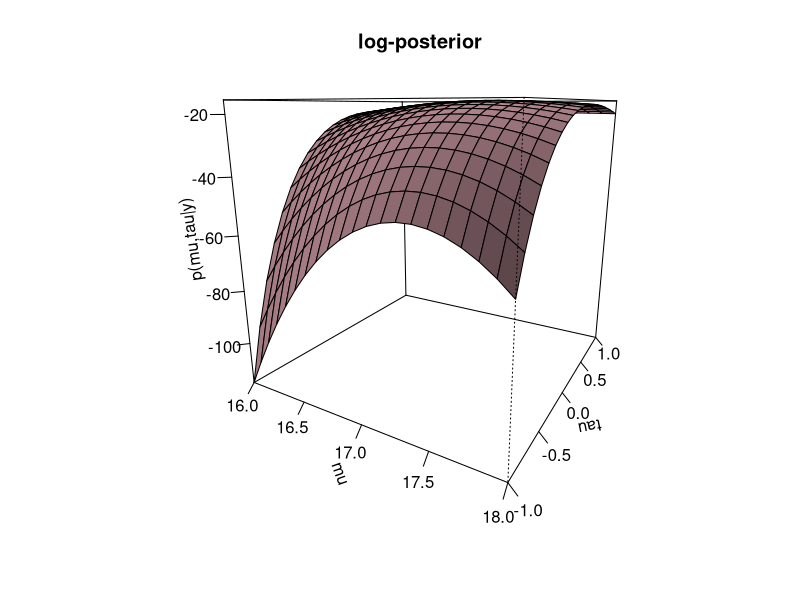
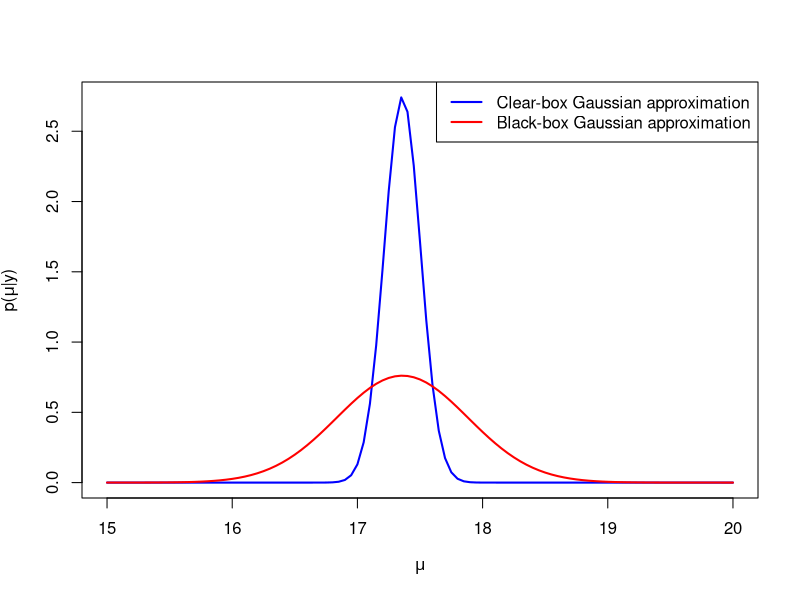
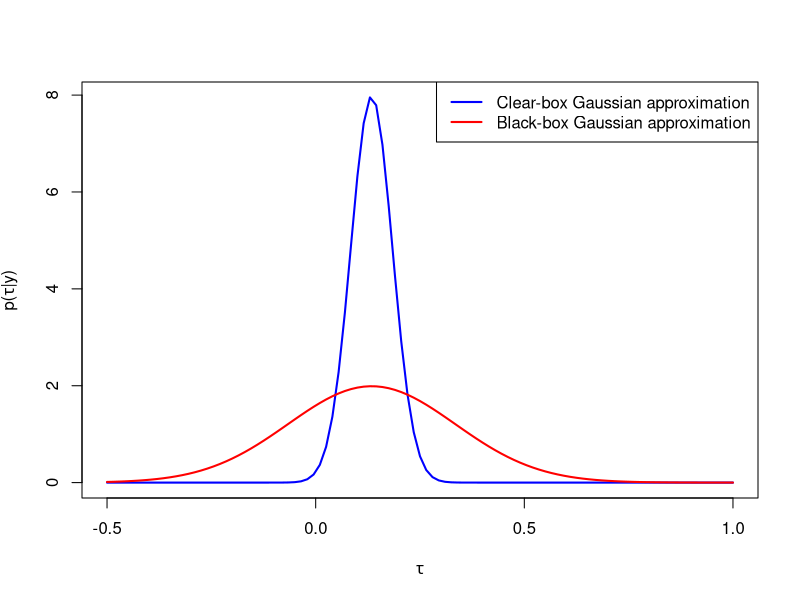

These charts were generated, in order, by the following R code:
## ----libraries, message=FALSE, warning=FALSE, cache=FALSE----------------
library("reshape2")
library("plyr")
library("ggplot2")

## ----set_seed------------------------------------------------------------
set.seed(0)

## ----normal approximation to normal posterior--------------------------------------
n=10
mut = 17
sigt = 1
y = rnorm(n, mut, sigt)

## ----Problem 3.1--------------------------------------
mu_seq <- seq(16, 18, by=0.1)
log_sigma_seq <- seq(-1, 1, by=0.1)
log_posterior <- matrix(, nrow = length(mu_seq), ncol = length(log_sigma_seq))
for (i in 1:length(mu_seq)) {
  for (j in 1:length(log_sigma_seq)) {
    log_posterior[i,j] = log(prod(dnorm(y, mean=mu_seq[i], sd=exp(log_sigma_seq[j]))))
  }
}

persp(mu_seq, log_sigma_seq, log_posterior, xlab=expression(mu), ylab=expression(tau), zlab="p(mu,tau|y)",
      main='log-posterior', col='pink', shade=.4, theta = 30, phi = 15, ticktype='detailed')

column_max=as.integer(which.max(log_posterior)/length(log_sigma_seq))
row_max=which.max(log_posterior) - column_max*length(mu_seq)
mut_hat=mu_seq[row_max]
taut_hat=log_sigma_seq[column_max+1]

## ----Problem 3.2&3.3--------------------------------------

# Approximation: "clear box"
mu_hat = mean(y)
s_square = sum((y-mean(y))^2)/(n-1)
tau_hat = log(sqrt((n-1)/n)*sqrt(s_square))
mu_var = s_square/n
tau_var = 1/(2*n)

#curve(dnorm(x,mu_hat,mu_var), xlim=c(16.5,18.5), lwd=2, xlab=expression(mu), ylab=expression(paste("p(", mu,"|y)")))
#curve(dnorm(x,tau_hat,tau_var), lwd=2, xlab=expression(tau), ylab=expression(paste("p(", tau,"|y)")))

mean_mu_tau_hat = c(mu_hat, tau_hat)
mat.data <- c(mu_var, 0, 0, tau_var)
clear_mu_tau_var = matrix(mat.data, nrow = 2)

# Approximation: "black box"
obj <- function(x) {-1*(-n*x[2] - 1/(2*exp(x[2])^2)*((n-1)*s_square + n*(mu_hat-x[1])^2))} # form of fun f
obj_origin <- function(x) {-n*x[2] - 1/(2*exp(x[2])^2)*((n-1)*s_square + n*(mu_hat-x[1])^2)}
init = c(16, 0.5)
out1 = optim(par=init, obj, lower=c(16,-1), upper=c(18,1), method="L-BFGS-B")

eps = 10^(-3)
e_vector = matrix(c(1,0,0,1), nrow = 2, ncol =2)
Hess_fxx <- function(g, x, matrix, delta=eps) {
  Hess_mat <- c()
  for (i in 1:2) {
    for (j in 1:2) {
      Hess_mat = append(Hess_mat, (g(x+delta*matrix[i,])+g(x-delta*matrix[j,])-2*g(x))/delta^2)
    }
  }
  Hess_mat
}

myJ = Hess_fxx(obj_origin,out1$par,e_vector)
myJ = matrix(myJ, nrow=2, ncol=2)
black_mu_tau_var = solve(myJ)

#curve(dnorm(x,out1$par[1],black_mu_tau_var[1]), xlim=c(15,20), lwd=2, xlab=expression(mu), ylab=expression(paste("p(", mu,"|y)")))
#curve(dnorm(x,out1$par[2],black_mu_tau_var[4]), xlim=c(-0.5,1), lwd=2, xlab=expression(tau), ylab=expression(paste("p(", tau,"|y)")))


curve(dnorm(x,mu_hat,mu_var), xlim=c(15,20), lwd=2, col="blue", xlab=expression(mu), ylab=expression(paste("p(", mu,"|y)")))
curve(dnorm(x,out1$par[1],black_mu_tau_var[1]), lwd=2, col="red", add = TRUE)
legend("topright", c("Clear-box Gaussian approximation","Black-box Gaussian approximation"), col=c("blue","red"), lwd=2)

curve(dnorm(x,tau_hat,tau_var), xlim=c(-0.5,1), lwd=2, col="blue", xlab=expression(tau), ylab=expression(paste("p(", tau,"|y)")))
curve(dnorm(x,out1$par[2],black_mu_tau_var[4]), lwd=2, col="red", add = TRUE)
legend("topright", c("Clear-box Gaussian approximation","Black-box Gaussian approximation"), col=c("blue","red"), lwd=2)
